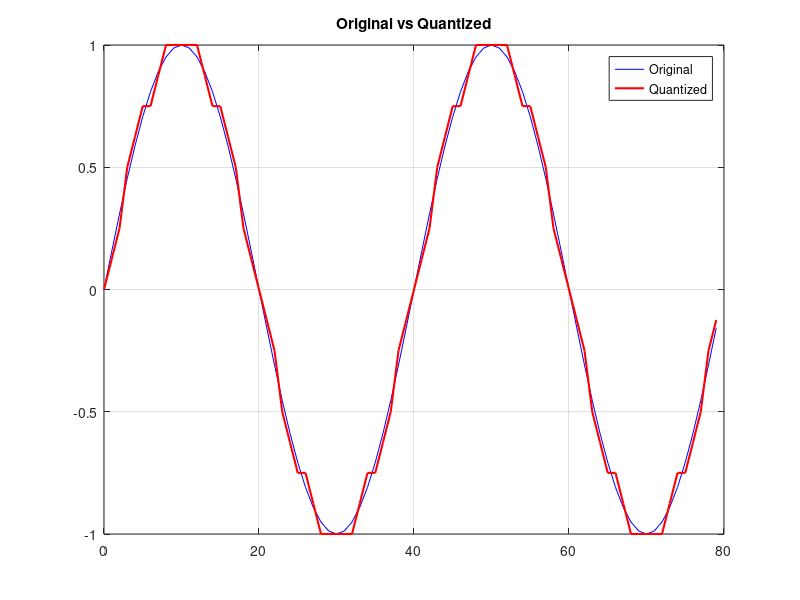
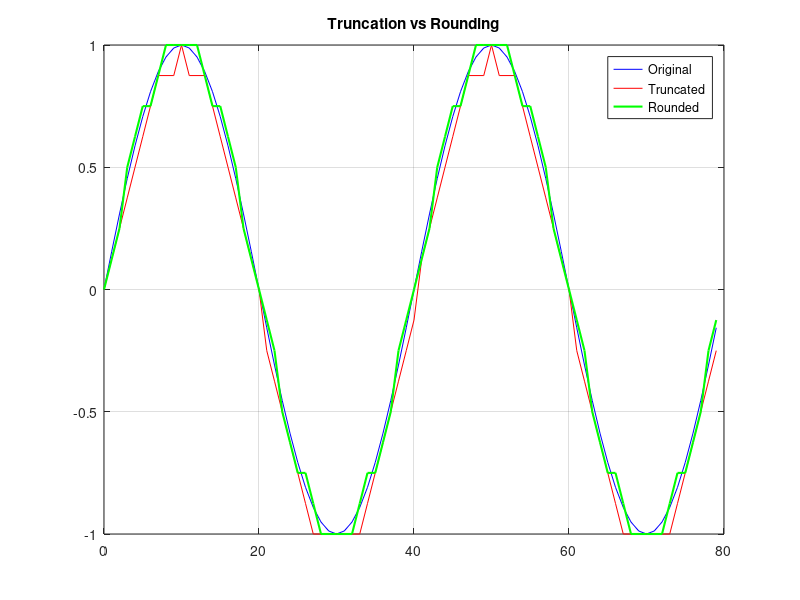
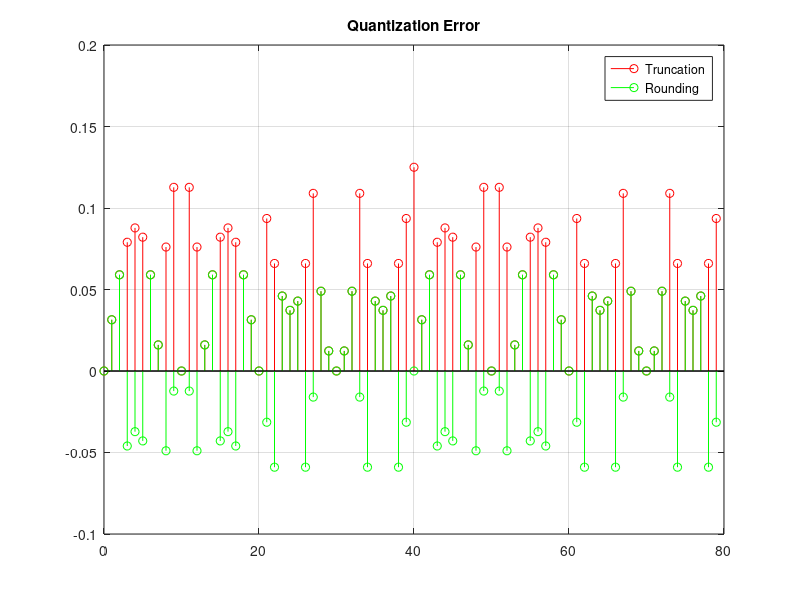
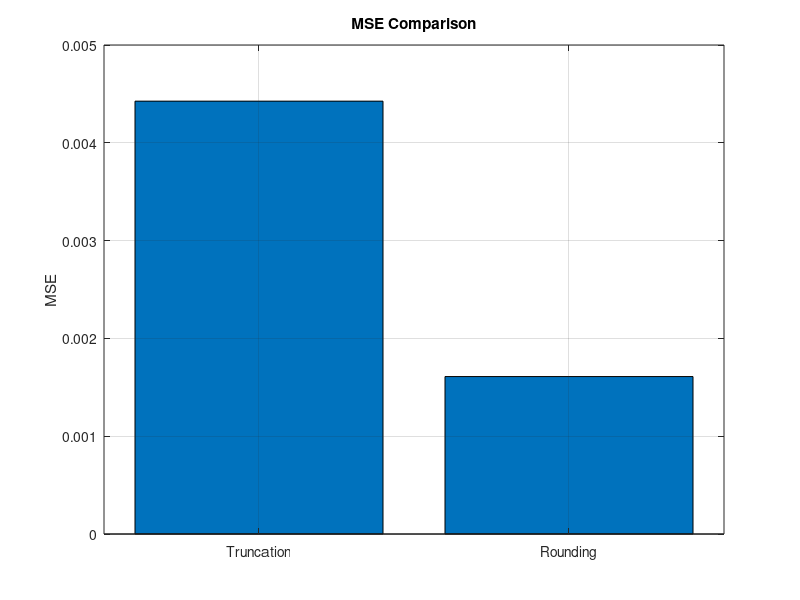

The MATLAB script that drew these images, in order:
clc;
clear;
close all;

n = 0:79;
x = sin(2*pi*n/40);
q = 8;

%% Quantization
xt = floor(x*q)/q;      % Truncation
xr = round(x*q)/q;      % Rounding

%% Quantization Error
et = x - xt;            % Truncation error
er = x - xr;            % Rounding error

%% Fig 1 - Original vs Quantized
figure;
plot(n, x, 'b', n, xr, 'r', 'LineWidth', 1.5);
grid on;
title('Original vs Quantized');
legend('Original', 'Quantized');

%% Fig 2 - Truncation vs Rounding
figure;
plot(n, x, 'b', n, xt, 'r', n, xr, 'g', 'LineWidth', 1.5);
grid on;
title('Truncation vs Rounding');
legend('Original', 'Truncated', 'Rounded');

%% Fig 3 - Quantization Error
figure;
stem(n, et, 'r');
hold on;
stem(n, er, 'g');
grid on;
title('Quantization Error');
legend('Truncation', 'Rounding');

%% Fig 4 - MSE Comparison
figure;
bar([mean(et.^2), mean(er.^2)]);
set(gca, 'XTickLabel', {'Truncation', 'Rounding'});
grid on;
title('MSE Comparison');
ylabel('MSE');
